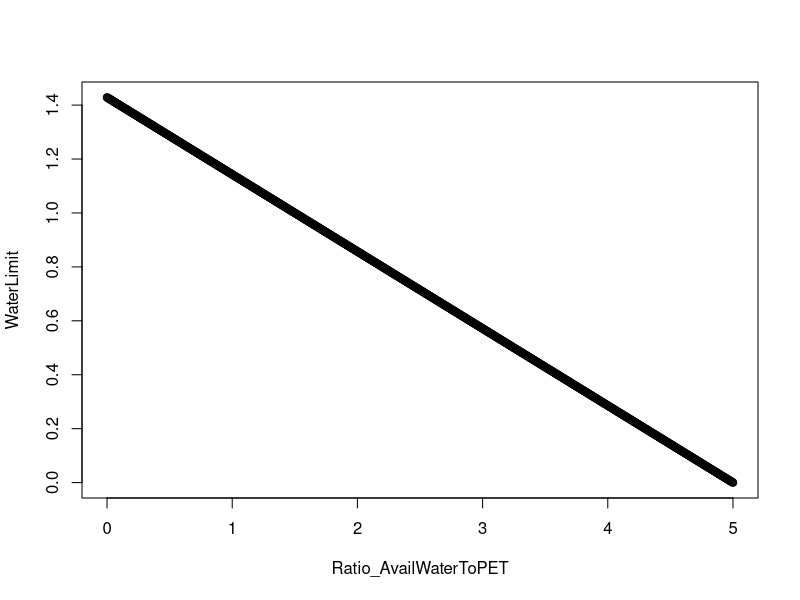

Write the R code that produced this figure.
moisturecurve2 <- 1
moisturecurve3 <- 1.5

soilwatercontent <- 5
Ratio_AvailWaterToPET <- seq(0, 5, length.out = 1000)

intercept = moisturecurve2 * soilwatercontent
          
slope <- 1.0 / (moisturecurve3 - intercept)
               
WaterLimit = 1.0 + slope * (Ratio_AvailWaterToPET - moisturecurve3)

plot(WaterLimit ~ Ratio_AvailWaterToPET)
